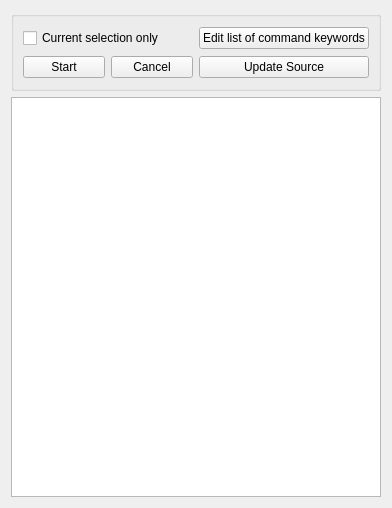
<?xml version="1.0" encoding="UTF-8"?>
<ui version="4.0">
 <class>FormFormatter</class>
 <widget class="QWidget" name="FormFormatter">
  <property name="geometry">
   <rect>
    <x>0</x>
    <y>0</y>
    <width>392</width>
    <height>508</height>
   </rect>
  </property>
  <property name="windowTitle">
   <string>Form</string>
  </property>
  <layout class="QVBoxLayout" name="verticalLayout">
   <item>
    <widget class="QGroupBox" name="groupBox">
     <property name="minimumSize">
      <size>
       <width>0</width>
       <height>80</height>
      </size>
     </property>
     <property name="maximumSize">
      <size>
       <width>16777215</width>
       <height>80</height>
      </size>
     </property>
     <property name="title">
      <string/>
     </property>
     <layout class="QGridLayout" name="gridLayout">
      <item row="0" column="0" colspan="2">
       <widget class="QCheckBox" name="checkSelOnly">
        <property name="text">
         <string>Current selection only</string>
        </property>
       </widget>
      </item>
      <item row="0" column="2">
       <widget class="QPushButton" name="btnEditCmnds">
        <property name="text">
         <string>Edit list of command keywords</string>
        </property>
       </widget>
      </item>
      <item row="1" column="0">
       <widget class="QPushButton" name="btnStart">
        <property name="text">
         <string>Start</string>
        </property>
       </widget>
      </item>
      <item row="1" column="1">
       <widget class="QPushButton" name="btnCancel">
        <property name="text">
         <string>Cancel</string>
        </property>
       </widget>
      </item>
      <item row="1" column="2">
       <widget class="QPushButton" name="btnUpdSrc">
        <property name="text">
         <string>Update Source</string>
        </property>
       </widget>
      </item>
     </layout>
    </widget>
   </item>
   <item>
    <widget class="QPlainTextEdit" name="plainFormatter">
     <property name="frameShape">
      <enum>QFrame::StyledPanel</enum>
     </property>
     <property name="lineWidth">
      <number>3</number>
     </property>
    </widget>
   </item>
  </layout>
 </widget>
 <resources/>
 <connections/>
</ui>
